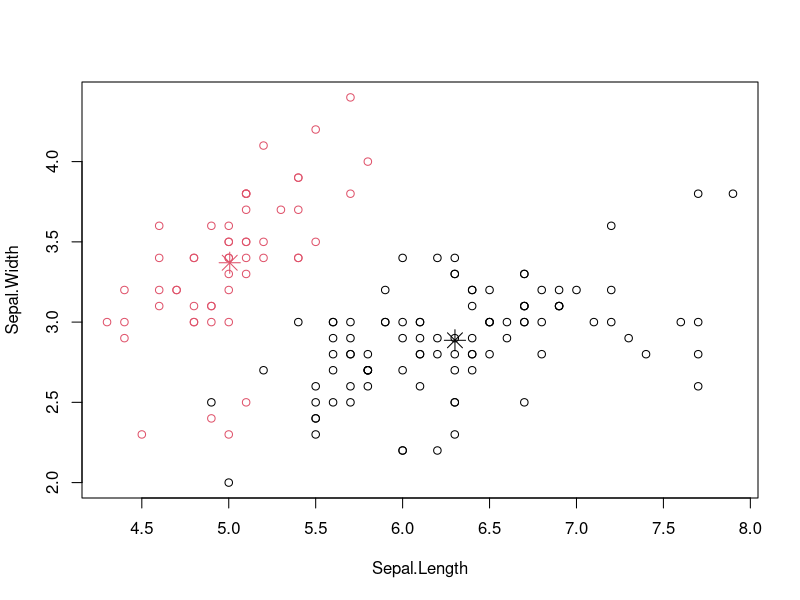
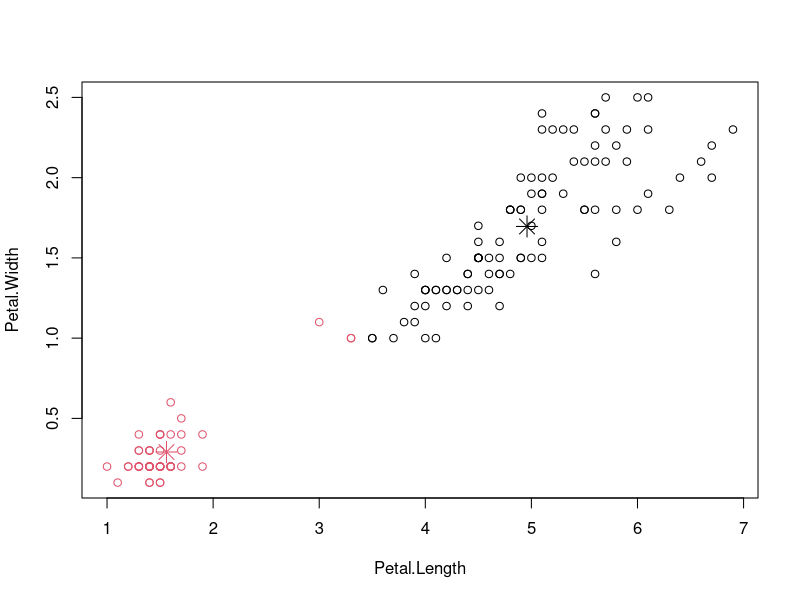
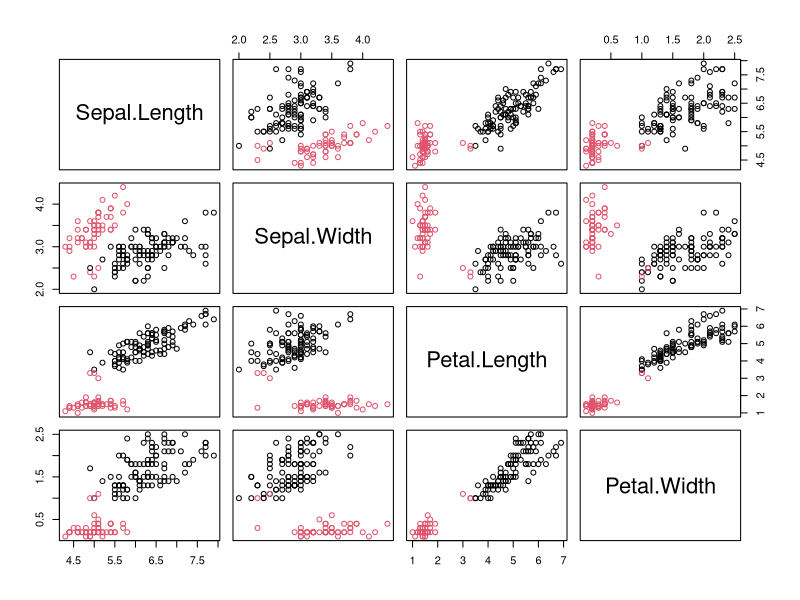
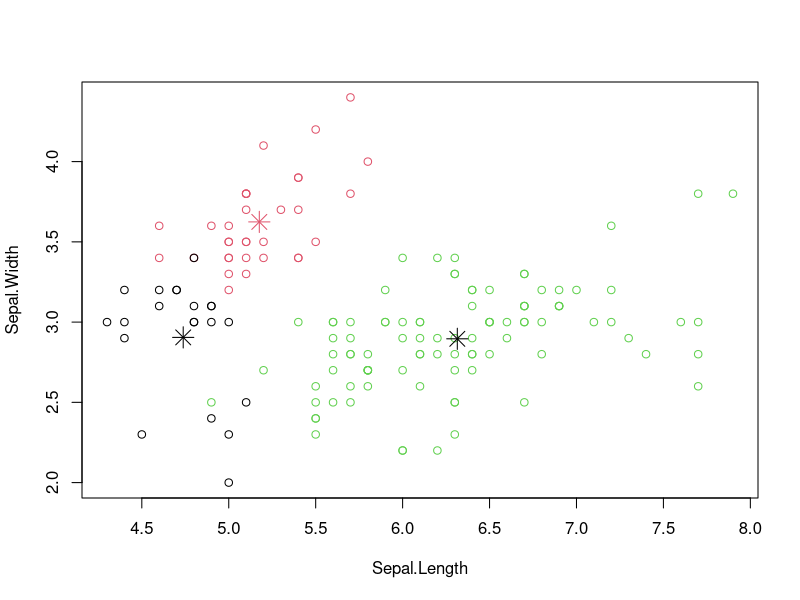
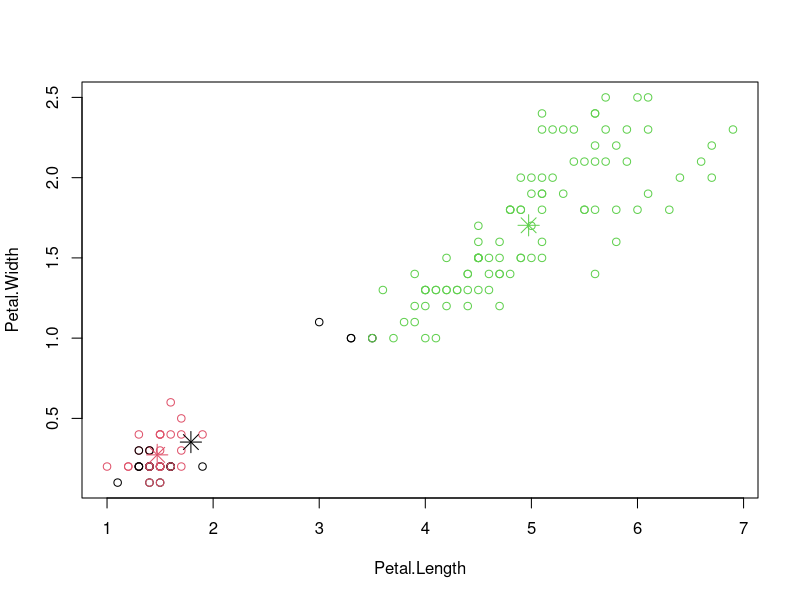
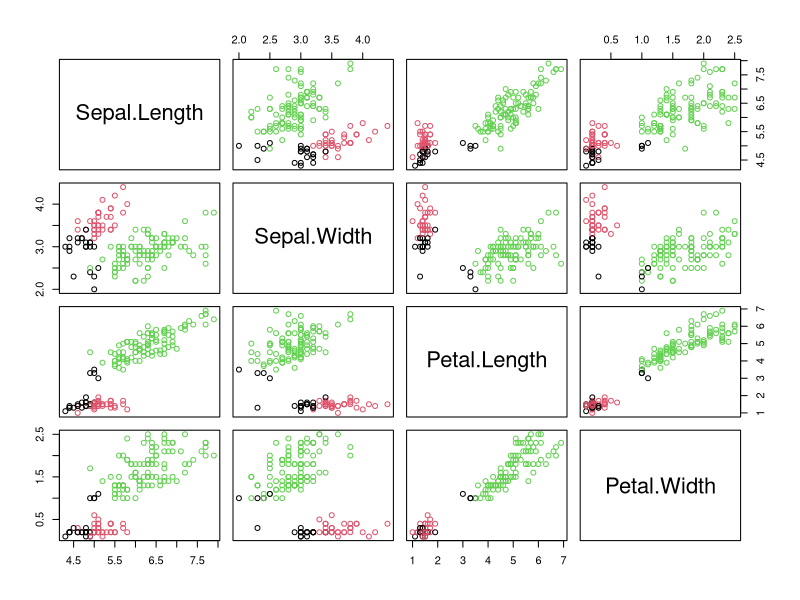
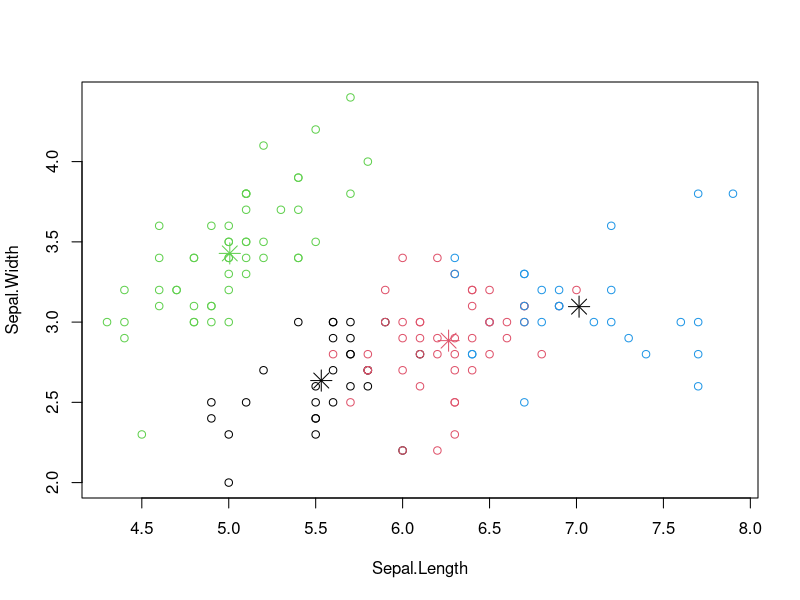
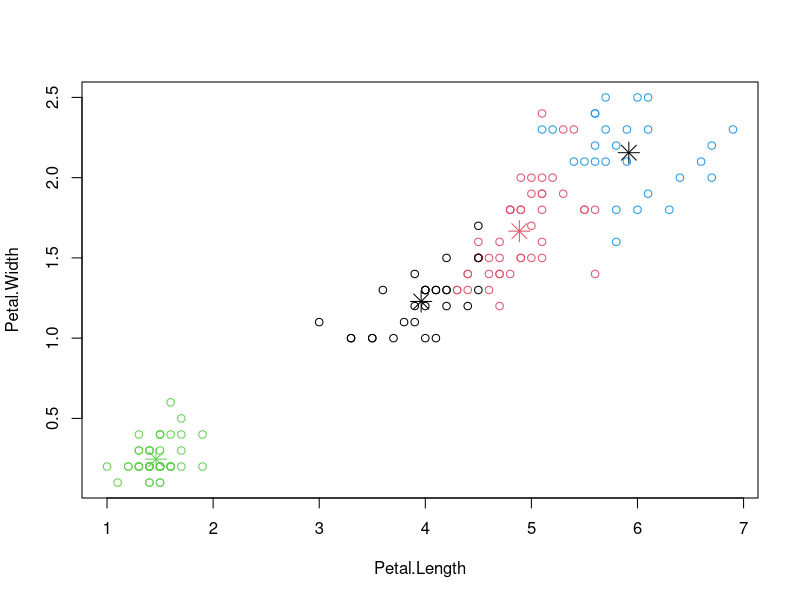

Source code (R) for these figures, in order:
#Install pre-prequisite packagaes
install.packages("stats")
install.packages("dplyr", dependencies = TRUE)
install.packages("ggplot2")
install.packages("ggfortify")
#install.packages(c("cluster", "rattle","NbClust"))
# Load required libraries
library(stats)
library(dplyr)
library(ggplot2)
library(ggfortify)
#library(cluster)
#library(rattle)
#library(NbClust)
# To import a dataset
#mydata <- read.csv("iris.csv")
# To call the dataset
mydata <- iris
head(mydata)
head(mydata,15)
tail(mydata)
colnames(mydata)

#dataset pre-processing
dim(mydata)
summary(mydata)
str(mydata)
# To change the class type of the class variable 
# mydata$species <- as.factor(mydata$species)
names(mydata)
View(mydata)
class(mydata)
# Find columns with missing values
colSums(is.na(mydata))
# Replace missing values with 0
mydata[(is.na(mydata))]<-0

#prepare for kmeans clustering
#Remove the labeled column (species)
data=select(mydata,c(1,2,3,4))
names(data)
## another method to remove a column -
#data$Species <- NULL
#data

#plot our kmeans clusters with different combination of 2 variables - 2 clusters
#to show the centriods you have to plot against 2 variables only
kmeans.result2 <- kmeans(data, 2) #2 clusters
kmeans.result2

#plot our kmeans clusters with different combination of 2 variables - 2 clusters
plot(data[c("Sepal.Length", "Sepal.Width")], col = kmeans.result2$cluster)

#to show the centriods you have to plot against 2 variables only
points(kmeans.result2$centers[,c("Sepal.Length", "Sepal.Width")], col = 1:3,  pch = 8, cex=2)

plot(data[c("Petal.Length", "Petal.Width")], col = kmeans.result2$cluster)
points(kmeans.result2$centers[,c("Petal.Length", "Petal.Width")], col = 1:3,  pch = 8, cex=2)

#to plot all variables together without trying different combination
plot(data, col = kmeans.result2$cluster)

#apply k-means clustering algorithm
kmeans.result3 <- kmeans(data, 3) #3 clusters
kmeans.result3

#validate the performance of kmeans clustering because we already have labels for this dataset
#If we dont have a label for the dataset then this step is not needed.
table(iris$Species, kmeans.result3$cluster)

#plot our kmeans clusters with different combination of 2 variables - 2 clusters
#to show the centriods you have to plot against 2 variables only

plot(data[c("Sepal.Length", "Sepal.Width")], col = kmeans.result3$cluster)
points(kmeans.result3$centers[,c("Sepal.Length", "Sepal.Width")], col = 1:2,  pch = 8, cex=2)

plot(data[c("Petal.Length", "Petal.Width")], col = kmeans.result3$cluster)
points(kmeans.result3$centers[,c("Petal.Length", "Petal.Width")], col = 1:3,  pch = 8, cex=2)

#to plot all variables together without trying different combination
# Name in the row serves as the y-axis, name in the column serves as the x-axis  
plot(data, col = kmeans.result3$cluster)

#plot our kmeans clusters with different combination of 2 variables - 4 clusters
#to show the centriods you have to plot against 2 variables only
kmeans.result4 <- kmeans(data, 4) #4 clusters
kmeans.result4

#plot our kmeans clusters with different combination of 2 variables - 4 clusters
#to show the centriods you have to plot against 2 variables only
plot(data[c("Sepal.Length", "Sepal.Width")], col = kmeans.result4$cluster)
points(kmeans.result4$centers[,c("Sepal.Length", "Sepal.Width")], col = 1:3,  pch = 8, cex=2)

plot(data[c("Petal.Length", "Petal.Width")], col = kmeans.result4$cluster)
points(kmeans.result4$centers[,c("Petal.Length", "Petal.Width")], col = 1:3,  pch = 8, cex=2)

#to plot all variables together without trying different combination
plot(data, col = kmeans.result4$cluster)
points(kmeans.result4$centers, col = 1:3,  pch = 8, cex=2)

#wss Plot function - to choose the optimum number of clusters#
wssplot <- function(data, nc=15, seed=1234){
  wss <- (nrow(data)-1)*sum(apply(data,2,var))
  for (i in 2:nc){
    set.seed(seed)
    wss[i] <- sum(kmeans(data, centers=i)$withinss)}
  plot(1:nc, wss, type="b", xlab="Number of Clusters",
       ylab="Within groups sum of squares")
  wss
}
wssplot(data)

#cluster plot
autoplot(kmeans.result3,data,frame=TRUE)
#cluster centers
kmeans.result3$centers 

#Show result in 3 dim
#library(ggplot2)

ggplot(iris, aes(Petal.Length, Petal.Width, color = Species)) + geom_point()
#kmeans.result3$cluster <- as.factor(kmeans.result3$cluster)
#ggplot(iris, aes(Petal.Length, Petal.Width, color = kmeans.result3$cluster)) + geom_point()


##################################################################################################
